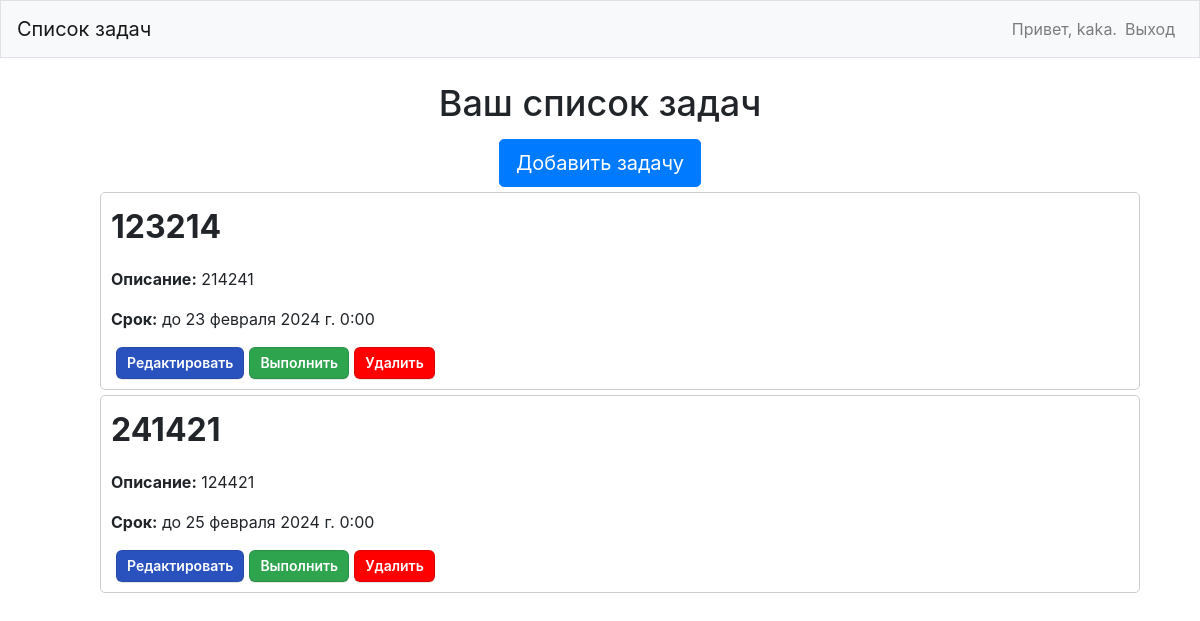
The app's page / (signed in), older data.
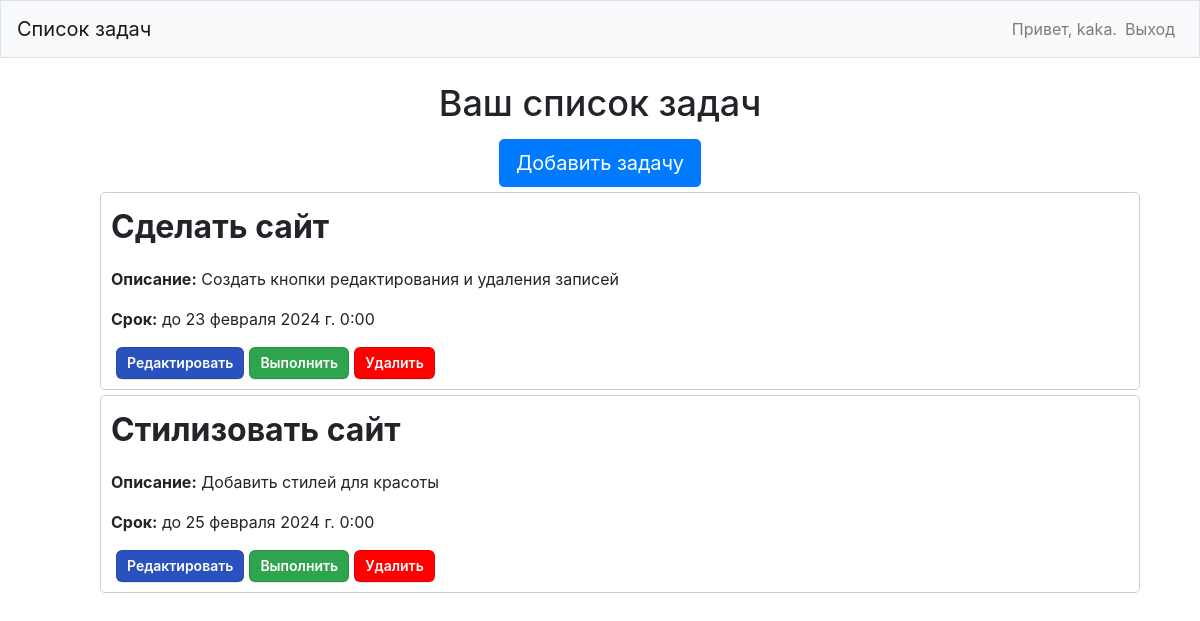
The same page, newer data.
### todoapp/models.py (models this page shows, shortened)
class Task(models.Model):
    title = models.CharField(max_length=200)
    text = models.TextField(blank=True, null=True)
    deadline = models.DateTimeField()
    completed = models.BooleanField(default=False)
    owner = models.ForeignKey(User, on_delete=models.CASCADE)
    class Meta:
        verbose_name = 'задача'
        verbose_name_plural = 'Задачи'

### todoapp/views.py (the view)
# urls.py: path('', views.index, name='index'),  # Основная страница
def index(request):
    if request.user.is_authenticated:
        tasks = Task.objects.filter(owner=request.user)
    else:
        tasks = None
    context = {'tasks': tasks}
    return render(request, 'todoapp/index.html', context)

### todoapp/templates/todoapp/index.html (shortened to what this page needs)
{% extends "todoapp/base.html" %}
{% block content %}
    {% if tasks %}
    <h2 class="tasklist">Ваш список задач</h2>
    <form method="post" action="{% url 'todoapp:add_task' %}" class="tasklist">
        <button type="submit" name="add" class="btn btn-lg btn-primary">Добавить задачу</button>
    </form>
    <ul>
    {% for task in tasks %}
        <div class="container">
            <div class="task">
                <p class="task-name">{{ task.title }}</p>
                <p><strong>Описание:</strong> {{ task.text }}</p>
                <p><strong>Срок:</strong> до {{ task.deadline }}</p>
                <div class="buttons">
                    <form method="post" action="{% url 'todoapp:edit_task' task.id %}">
                        <button type="submit" name="edit" class="edit-button">Редактировать</button>
                    </form>
                    <form method="post" action="{% url 'todoapp:complete_task' task.id %}">
                        {% if task.completed %}
                        <button type="submit" name="complete" class="complete-button-2">Выполнено</button>
                        {% else %}
                        <button type="submit" name="complete" class="complete-button">Выполнить</button>
                        {% endif %}
                    </form>
                    <form method="post" action="{% url 'todoapp:delete_task' task.id %}">
                        <button type="submit" name="delete" class="delete-button">Удалить</button>
                    </form>
                </div>
            </div>
        </div>
    {% endfor %}
</ul>
    {% endif %}
    {% endblock content %}

### todoapp/templates/todoapp/base.html (shortened to what this page needs)
{% load bootstrap4 %}
{% load static %}
<!DOCTYPE html>
<html>
<head>
    <link rel="stylesheet" type="text/css" href="{% static 'css/style.css' %}">
    {% bootstrap_css %}
</head>
<body>
    <nav class="navbar navbar-expand-md navbar-light bg-light mb-4 border">
        <div class="collapse navbar-collapse" id="navbarCollapse">
        <a href="{% url 'todoapp:index' %}" class="navbar-brand">Список задач</a>
        <ul class="navbar-nav ml-auto">
        {% if user.is_authenticated %}
            <span class="navbar-text"}">Привет, {{ user.username }}.</span>
            <li class="nav-item">
                <a class="nav-link" href="#" onclick="document.getElementById('logoutForm').submit()">Выход</a>
            </li>
        {% endif %}
        </ul>
        </div>
    </nav>
    <div class='container'>
        {% block content %}
        {% endblock %}
    </div>
</body>
</html>

### static/css/style.css (style rules this page uses)
.task { display: block; border: 1px solid #cccccc; padding: 10px; border-radius: 5px; }
.buttons { display: flex; }
.container { width: 50%; margin: 5px auto; }
.task-name { font-size: 32px; font-weight: bold; }
.tasklist { font-size: 36px; text-align: center; }
.complete-button { appearance: none; background-color: #2ea44f; border: 1px solid rgba(27, 31, 35, .15); border-radius: 6px; box-shadow: rgba(27, 31, 35, .1) 0 1px 0; box-sizing: border-box; color: #fff; cursor: pointer; display: inline-block; font-size: 14px; font-weight: 600; line-height: 20px; padding: 5px 10px; position: relative; text-align: center; text-decoration: none; user-select: none; -webkit-user-select: none; touch-action: manipulation; vertical-align: middle; white-space: nowrap; margin-left: 5px; }
.edit-button { appearance: none; background-color: #2a52be; border: 1px solid rgba(27, 31, 35, .15); border-radius: 6px; box-shadow: rgba(27, 31, 35, .1) 0 1px 0; box-sizing: border-box; color: #fff; cursor: pointer; display: inline-block; font-size: 14px; font-weight: 600; line-height: 20px; padding: 5px 10px; position: relative; text-align: center; text-decoration: none; user-select: none; -webkit-user-select: none; touch-action: manipulation; vertical-align: middle; white-space: nowrap; margin-left: 5px; }
.delete-button { appearance: none; background-color: #ff0000; border: 1px solid rgba(27, 31, 35, .15); border-radius: 6px; box-shadow: rgba(27, 31, 35, .1) 0 1px 0; box-sizing: border-box; color: #fff; cursor: pointer; display: inline-block; font-size: 14px; font-weight: 600; line-height: 20px; padding: 5px 10px; position: relative; text-align: center; text-decoration: none; user-select: none; -webkit-user-select: none; touch-action: manipulation; vertical-align: middle; white-space: nowrap; margin-left: 5px; }

Row changes from the older to the newer data that the page shows:
changed Task: title "123214" → "Сделать сайт"; text "214241" → "Создать кнопки редактирования и удаления записей"
changed Task: title "241421" → "Стилизовать сайт"; text "124421" → "Добавить стилей для красоты"
